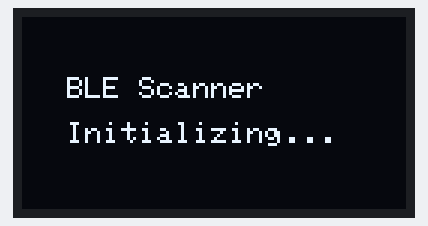
Recording of a sketch running on a simulated ESP32. Parts: 128×64 one-colour display. Nothing arrives over Bluetooth unless stated.

Above: at 1.1 s.
At 3.1 s:
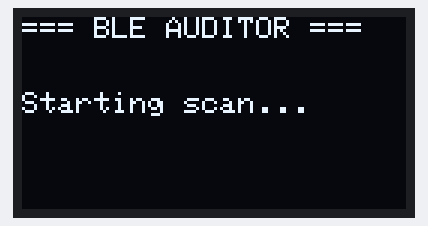
At 8.2 s:
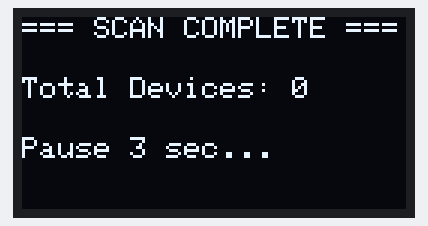

The sketch:

bluetooth_project.ino
```cpp
#include <Wire.h>
#include <Adafruit_GFX.h>
#include <Adafruit_SSD1306.h>
#include <BLEDevice.h>
#include <BLEUtils.h>
#include <BLEScan.h>
#include <BLEAdvertisedDevice.h>

#define SCREEN_WIDTH 128
#define SCREEN_HEIGHT 64

Adafruit_SSD1306 display(SCREEN_WIDTH, SCREEN_HEIGHT, &Wire, -1);

int scanTime = 5;
BLEScan* pBLEScan;

int totalFound = 0;
String lastMAC = "Searching...";
int lastRSSI = 0;

class MyAdvertisedDeviceCallbacks: public BLEAdvertisedDeviceCallbacks {
    void onResult(BLEAdvertisedDevice advertisedDevice) {
      totalFound++;
      lastMAC = advertisedDevice.getAddress().toString().c_str();
      lastRSSI = advertisedDevice.getRSSI();

      Serial.print("[BLE] MAC: ");
      Serial.print(lastMAC);
      Serial.print(" | RSSI: ");
      Serial.println(lastRSSI);

      drawScreen("SCANNING...", totalFound, lastMAC, lastRSSI);
    }

    void drawScreen(String status, int count, String mac, int rssi) {
      display.clearDisplay();
      display.setTextColor(SSD1306_WHITE);

      display.setTextSize(1);
      display.setCursor(0, 0);
      display.println("=== BLE AUDITOR ===");

      display.setCursor(0, 14);
      display.print("Status: ");
      display.println(status);

      display.setCursor(0, 26);
      display.print("Found: ");
      display.setTextSize(2);
      display.setCursor(50, 24);
      display.println(count);

      display.setTextSize(1);
      display.setCursor(0, 44);
      display.print("Last MAC: ");
      display.println(mac.substring(0, 12));

      display.setCursor(0, 55);
      display.print("RSSI: ");
      display.print(rssi);
      display.println(" dBm");

      display.display();
    }
};

void setup() {
  Serial.begin(115200);
  delay(1000);

  Wire.begin(21, 22);

  if(!display.begin(SSD1306_SWITCHCAPVCC, 0x3C)) {
    Serial.println("ОШИБКА: OLED экран не найден! Проверьте провода (GND, VCC, SDA, SCL).");
    for(;;);
  }

  display.clearDisplay();
  display.setTextSize(1);
  display.setTextColor(SSD1306_WHITE);
  display.setCursor(15, 20);
  display.println("BLE Scanner");
  display.setCursor(15, 35);
  display.println("Initializing...");
  display.display();
  delay(2000);

  BLEDevice::init("");
  pBLEScan = BLEDevice::getScan();
  pBLEScan->setAdvertisedDeviceCallbacks(new MyAdvertisedDeviceCallbacks());
  pBLEScan->setActiveScan(true);
  pBLEScan->setInterval(130);
  pBLEScan->setWindow(99);
}

void loop() {
  totalFound = 0;

  display.clearDisplay();
  display.setTextSize(1);
  display.setCursor(0, 0);
  display.println("=== BLE AUDITOR ===");
  display.setCursor(0, 25);
  display.println("Starting scan...");
  display.display();

  pBLEScan->start(scanTime, false);

  display.clearDisplay();
  display.setTextSize(1);
  display.setCursor(0, 0);
  display.println("=== SCAN COMPLETE ===");
  display.setCursor(0, 20);
  display.print("Total Devices: ");
  display.println(totalFound);
  display.setCursor(0, 40);
  display.println("Pause 3 sec...");
  display.display();

  pBLEScan->clearResults();
  delay(3000);
}
```

Measured:
- what the display in image 0 shows lasts 2.0 s, from 1.1 s to 3.1 s
- what the display in image 1 shows lasts 5.0 s, from 3.1 s to 8.1 s
- what the display in image 2 shows lasts 3.0 s, from 8.1 s to 11.1 s
